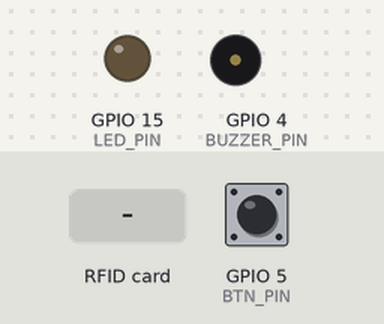
A sketch run on a simulated ESP8266 (NodeMCU). Parts: output pins drawn as LEDs (lit = HIGH), buzzer (waves = sounding, pin HIGH). The test bench sets the inputs (shaded band); at power-on: GPIO 5 (BTN_PIN) HIGH. WiFi joins after 1.5 s; servers stay silent unless stated; uploads are accepted with an empty reply; what the sketch prints to the serial monitor is not drawn.

Above: at 2.7 s.
2.8 s: RFID card 5E 7A 19 C4 held to the reader
At 5.1 s:
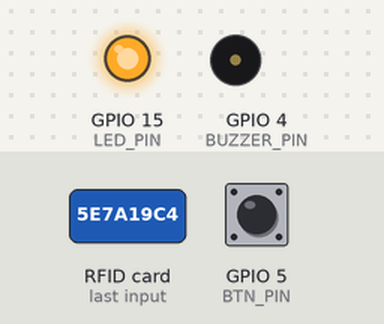
5.8 s: GPIO 5 (BTN_PIN) pulled LOW for 0.15 s
At 6.6 s:
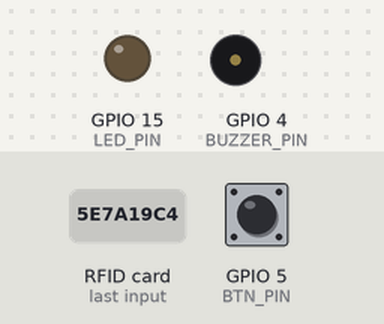
7.7 s: GPIO 5 (BTN_PIN) pulled LOW for 3.2 s
At 8.0 s:
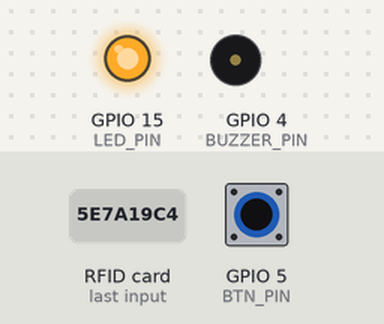
Timing chart, 0 to 12.7 s (numbered marks = the images above; inputs shaded):
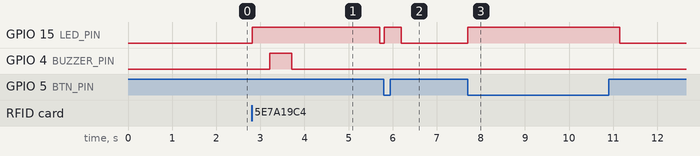

Measured:
- after the input at 2.8 s, GPIO 15 (LED_PIN): LOW → HIGH at once, → LOW 2.9 s later; GPIO 4 (BUZZER_PIN): LOW → HIGH after 0.41 s, → LOW 0.50 s later
- after the input at 5.8 s, GPIO 15 (LED_PIN): LOW → HIGH at once, → LOW 0.39 s later
- after the input at 7.7 s, GPIO 15 (LED_PIN): LOW → HIGH at once, → LOW 3.4 s later

The sketch:

nodemcu.ino
```cpp
#include <ESP8266WiFi.h>
#include <WiFiClient.h>
#include <ESP8266HTTPClient.h>
#include <SPI.h>
#include <MFRC522.h>


const char* ssid = "Galang";
const char* password = "chesagal7629";


#define LED_PIN 15
#define BTN_PIN 5
#define RST_PIN 0
#define SS_PIN 2
#define BUZZER_PIN 4

MFRC522 mfrc522(SS_PIN, RST_PIN);

void setup() {
  Serial.begin(9600);
  WiFi.hostname("NodeMcu");
  WiFi.begin(ssid, password);


  while (WiFi.status() != WL_CONNECTED) {
    delay(500);
    Serial.print(".");
  }

  Serial.println("\nWiFi konek");
  Serial.println("Alamat IP:");
  Serial.println(WiFi.localIP());

//konfigurasi
  pinMode(LED_PIN, OUTPUT);
  pinMode(BTN_PIN, INPUT_PULLUP);
  pinMode(BUZZER_PIN, OUTPUT);

  SPI.begin();
  mfrc522.PCD_Init();

  Serial.println("tempelkan kartu");
  Serial.println();
}

void loop() {

  if (digitalRead(BTN_PIN) == LOW) {
    digitalWrite(LED_PIN, HIGH);
    delay(50);

    while (digitalRead(BTN_PIN) == LOW);
      delay(50);

      String Link = "http://192.168.1.12/absensi/admin/ubahmode.php";
      WiFiClient client;
      HTTPClient http;
      http.begin(client, Link);

      int httpCode = http.GET();
      if (httpCode > 0) {
        String payload = http.getString();
        Serial.println(payload);
      } else {
        Serial.print("Error pada HTTP request, code: ");
        Serial.println(httpCode);
      }
      http.end();
    }

  digitalWrite(LED_PIN, LOW);


  if (!mfrc522.PICC_IsNewCardPresent()) return;
  if (!mfrc522.PICC_ReadCardSerial()) return;


  String IDTAG = "";
  for (byte i = 0; i < mfrc522.uid.size; i++) {
    IDTAG += String(mfrc522.uid.uidByte[i]);
  }

  digitalWrite(LED_PIN, HIGH);

  const char* host = "192.168.1.12";
  const int httpPort = 80;
  WiFiClient client;

  Serial.println("Menghubungkan ke server...");

  if (!client.connect(host, httpPort)) {
    Serial.println("Koneksi gagal");
    return;
  }

  String Link = "http://192.168.1.12/absensi/admin/kirimkartu.php?nokartu=" + IDTAG;
  HTTPClient http;
  http.begin(client, Link);

  int httpCode = http.GET();
  if (httpCode > 0) {
    String payload = http.getString();
    Serial.println(payload);
    digitalWrite(BUZZER_PIN, HIGH);
    delay(500);
    digitalWrite(BUZZER_PIN, LOW);
  } else {
    Serial.print("Error saat kirim kartu, code: ");
    Serial.println(httpCode);
  }

  http.end();
  delay(2000);
}
```
